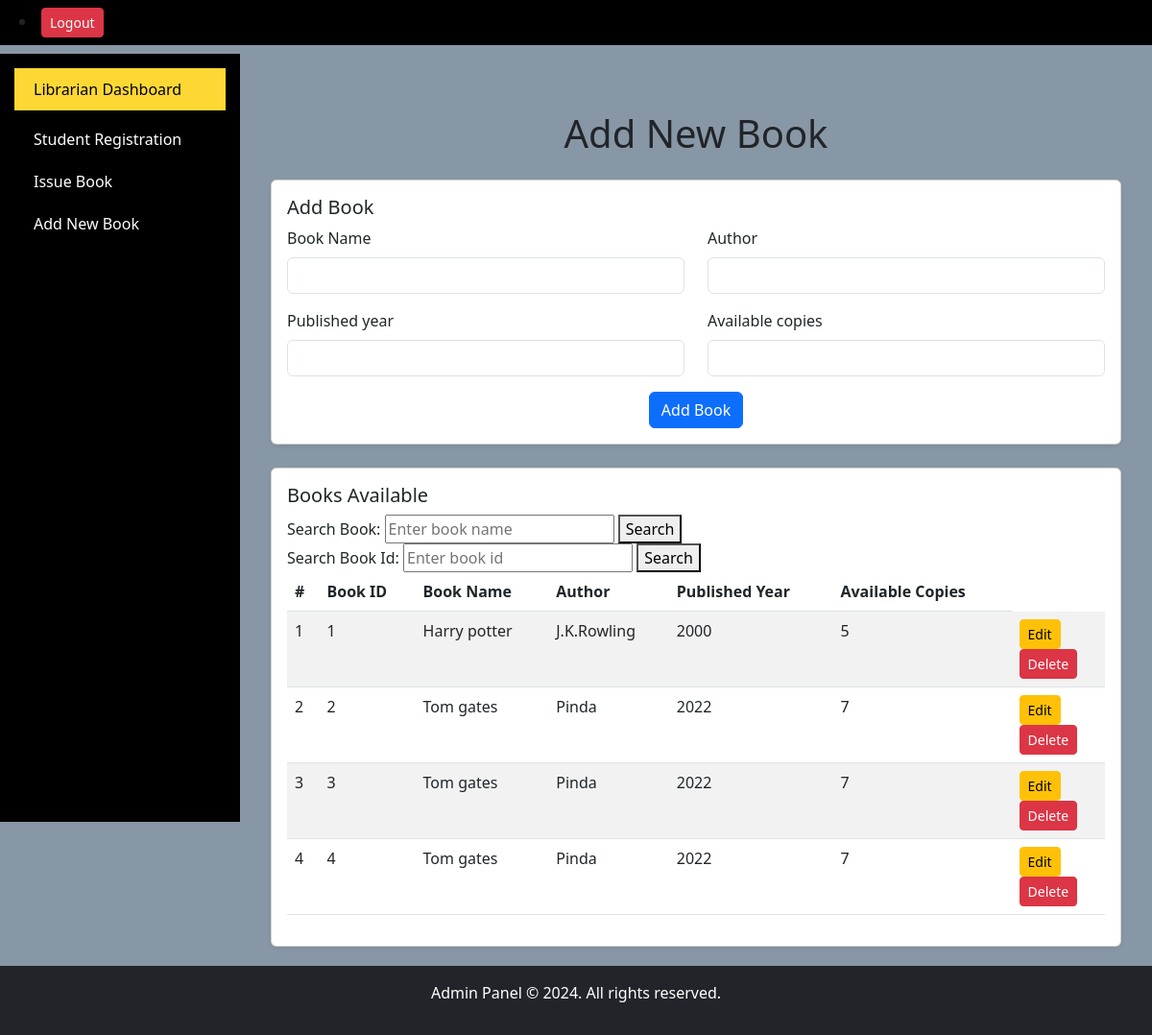
/books, run on the app's committed database.
### models.py (models this page shows)
class Book(db.Model):
    id = db.Column(db.Integer, primary_key=True)
    title = db.Column(db.String(120), nullable=False)
    author = db.Column(db.String(100), nullable=False)
    published_year = db.Column(db.Integer, nullable=False)
    available_copies = db.Column(db.Integer, default=1)
    def to_dict(self):
        return {
            "id": self.id,
            "title": self.title,
            "author": self.author,
            "published_year": self.published_year,
            "available_copies": self.available_copies,
        }

### resources.py (the view, shortened to what this page needs)
class BookListResource(Resource):
    def get(self):
        page = request.args.get("page", 1, type=int)
        per_page = request.args.get("per_page", 10, type=int)
        books_paginated = Book.query.paginate(page=page, per_page=per_page, error_out=False)
        books = [book.to_dict() for book in books_paginated.items]
        return make_response(
            render_template("add-books.html", books=books, page=page, total_pages=books_paginated.pages), 200
        )

### templates/add-books.html (shortened to what this page needs)
{% extends 'base.html' %}
{% block content %}
<body style="background-color:rgb(136, 151, 165);">
    <div class="container mt-5">
        <h1 class="mb-4 text-center">Add New Book</h1>
        <div class="card shadow-sm mb-4">
            <div class="card-body">
                <h5 class="card-title">Add Book</h5>
                <form method="POST" action="/books">
                    <div class="row">
                        <div class="col-md-6 mb-3">
                            <label for="title" class="form-label">Book Name</label>
                            <input type="text" name="title" id="title" class="form-control" required>
                        </div>
                        <div class="col-md-6 mb-3">
                            <label for="book_id" class="form-label">Author</label>
                            <input type="text" name="author" id="author" class="form-control" required>
                        </div>
                        <div class="col-md-6 mb-3">
                            <label for="published_year" class="form-label">Published year</label>
                            <input type="number" name="published_year" id="published_year" class="form-control" required>
                        </div>
                        <div class="col-md-6 mb-3">
                            <label for="available_copies" class="form-label">Available copies</label>
                            <input type="number" name="available_copies" id="available_copies" class="form-control" required>
                        </div>
                    </div>
                    <div class="text-center">
                        <button type="submit" class="btn btn-primary">Add Book</button>
                    </div>
                </form>
            </div>
        </div>
        <div class="card shadow-sm">
            <div class="card-body">
                <h5 class="card-title">Books Available</h5>
                <form action="/books" method="GET">
                    <label for="search">Search Book:</label>
                    <input type="text" id="title" name="title" placeholder="Enter book name" required>
                    <button type="submit">Search</button>
                </form>
                <form action="/books" method="GET">
                    <label for="search">Search Book Id:</label>
                    <input type="text" id="book_id" name="book_id" placeholder="Enter book id" required>
                    <button type="submit">Search</button>
                </form>
                <table class="table table-striped">
                    <thead>
                        <tr>
                            <th>#</th>
                            <th>Book ID</th>
                            <th>Book Name</th>
                            <th>Author</th>
                            <th>Published Year</th>
                            <th>Available Copies</th>
                        </tr>
                    </thead>
                    <tbody>
                        {% if books %}
                        {% for book in books %}
                            <tr>
                                <td>{{ loop.index }}</td>
                                <td>{{ book.id }}</td>
                                <td>{{ book.title }}</td>
                                <td>{{ book.author }}</td>
                                <td>{{ book.published_year  }}</td>
                                <td>{{ book.available_copies }}</td>
                                <td>
                                    <form action="/books/{{ book.id }}" method="post">
                                        <button type="submit" class="btn btn-warning btn-sm">Edit</button>
                                    </form>
                                    <form action="/books/{{ book.id }}" method="post" onsubmit="return confirm('Are you sure you want to delete this Book')">
                                        <button type="submit" class="btn btn-danger btn-sm">Delete</button>
                                    </form>
                                </td>
                            </tr>
                        {% endfor %}
                    {% else %}
                        <tr>
                            <td colspan="7" style="text-align: center;">No books available.</td>
                        </tr>
                    {% endif %}
                    </tbody>
                </table>
            </div>
        </div>
    </div>
</body>
</html>
{% endblock %}

### templates/base.html (shortened to what this page needs)
<!DOCTYPE html>
<html lang="en">
<head>
    <link href="https://cdn.jsdelivr.net/npm/bootstrap@5.3.0/dist/css/bootstrap.min.css" rel="stylesheet">
</head>
<body>
    <nav class="navbar navbar-expand-lg navbar-dark bg-black">
        <div class="container-fluid">
                <li class="nav-item mx-2">
                    <a class="btn btn-danger btn-sm" href="logout/">Logout</a>
                </li>
            </div>
    </nav>
<div class="sidebar">
    <a href="#" class="d-block mb-2" style="background-color: #fdd835; color: #000;">Librarian Dashboard</a>
    <a href=" /student" class="d-block">Student Registration</a>
    <a href="/issues" class="d-block">Issue Book</a>
    <a href="/books" class="d-block">Add New Book</a>
</div>
    <div class="main-content">
        {% block content %}{% endblock %}
    <footer class="bg-dark text-white text-center py-3">
        <p>Admin Panel © 2024. All rights reserved.</p>
    </footer>
</body>
</html>

### templates/base.html (style rules this page uses)
.sidebar { background-color: #343a40; padding: 15px; height: 100vh; }
.sidebar { width: 250px; background-color: black; height: 100vh; position: fixed; top: 56px; left: 0; overflow-y: auto; }
.sidebar a { color: white; text-decoration: none; padding: 10px 20px; display: block; }
.main-content { margin-left: 250px; padding: 20px; }
footer { position: relative; }

### data on the page
Book: id "1", title "Harry potter", author "J.K.Rowling", published_year "2000", available_copies "5"
Book: id "2", title "Tom gates", author "Pinda", published_year "2022", available_copies "7"
Book: id "3", title "Tom gates", author "Pinda", published_year "2022", available_copies "7"
Book: id "4", title "Tom gates", author "Pinda", published_year "2022", available_copies "7"
